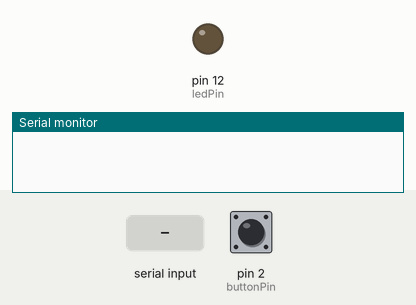
Simulated run of this sketch. Board: Arduino Uno, built with avr-gcc and run on an emulated ATmega328P. Shown: output pins drawn as LEDs (lit = HIGH), the last lines printed to the serial monitor. Dashed ring = blinking. The inputs (shaded band) are chosen by the test bench; at power-on: pin 2 (buttonPin) HIGH.

Above: at 0.1 s.
At 1.2 s:
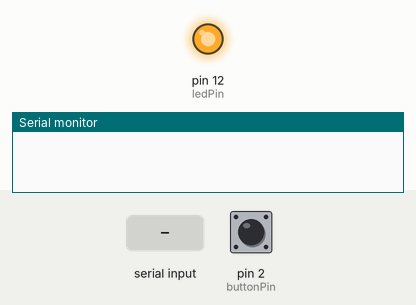
1.3 s: "H" received over Serial
At 1.56 s:
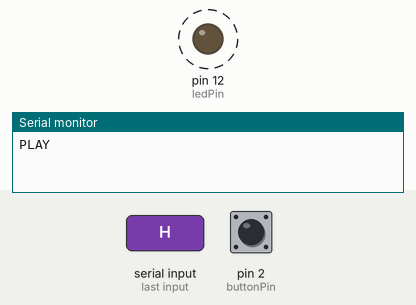
4.3 s: pin 2 (buttonPin) pulled LOW for 0.15 s
Timing chart, 0 to 13.3 s (numbered marks = the images above; inputs shaded):
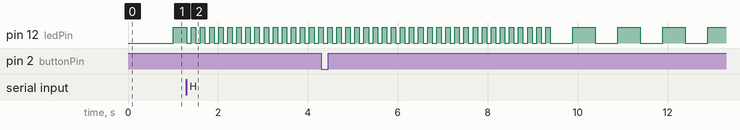

The sketch:

push2play.ino
```cpp
const int buttonPin = 2;
const int ledPin    = 12;

const int STATE_NOCONN    = -1;
const int STATE_READY     = 0;
const int STATE_STARTING  = 1;
const int STATE_RUNNING   = 2;
const int STATE_DONE      = 3;
const int STATE_RESET     = 4;

int    playState    = STATE_NOCONN;
int    playHead     = 0;
int    heartBeat;
int    prevHeart;
int    buttonState;
int    prevButton;
long   blinkMillis;
long   playMillis;
long   heartMillis;
long   resetMillis;
int    value;

int    blink_onCount = 0;
int    blink_offCount = 0;
int    blink_state = 0;

void setup() {
  // put your setup code here, to run once:
  Serial.begin(9600);
  pinMode(ledPin, OUTPUT);
  pinMode(buttonPin, INPUT);
  playState = STATE_NOCONN;
}

void loop() {
  // put your main code here, to run repeatedly:
  if (heartBeat != prevHeart) {
    heartMillis = millis();
    prevHeart = heartBeat;
  } else if (millis() - heartMillis > 10000) {
    playState = STATE_NOCONN;
  }
  if (playState == STATE_NOCONN) {
    blink(500, 5, 3);
    playHead = 0;
    readPlayHead();
    if (heartBeat == HIGH) {
      playState = STATE_READY;
      heartMillis = millis();
    }
  }
  buttonState = digitalRead(buttonPin);
  if (buttonState != prevButton) {
    resetMillis = millis();
    prevButton = buttonState;
  }
  if (buttonState == HIGH && millis() - resetMillis > 5000) {
    playState = STATE_RESET;
  }
  if (playState == STATE_READY) {
    blink(500, 1, 5);
    if (buttonState == HIGH) {
      digitalWrite(ledPin, HIGH);
      Serial.println("PLAY");
      Serial.flush();
      playState = STATE_STARTING;
      playMillis = millis();
    } else {
      readPlayHead();
    }
  }
  if (playState == STATE_STARTING) {
    blink(100);
    readPlayHead();
    if (playHead > 0) {
      playState = STATE_RUNNING;
    } else if (playHead < 0) {
      playState = STATE_RESET;
      playMillis = millis();
    } else if (millis() - playMillis > 5000) {
      playState = STATE_READY;
    }
  }
  if (playState == STATE_RUNNING) {
    digitalWrite(ledPin, HIGH);
    readPlayHead();
    if (playHead < 0) {
      playState = STATE_RESET;
      playMillis = millis();
    } else if (playHead >= 100) {
      playState = STATE_DONE;
      playMillis = millis();
    } else {
      /* don't worry, be happy */
    }
  }
  if (playState == STATE_DONE) {
    blink(100, 5, 2);
    if (millis() - playMillis > 1500) {
      playState = STATE_READY;
    }
  }
  if (playState == STATE_RESET) {
    blink(500, 2, 3);
    if (millis() - playMillis > 2000) {
      playState = STATE_NOCONN;
    }
  }
}

void blink(long rate)
{
  if (millis() - blinkMillis > rate) {
    blinkMillis = millis();
    if (blink_state == HIGH) {
      digitalWrite(ledPin, LOW);
      blink_state = LOW;
    } else {
      digitalWrite(ledPin, HIGH);
      blink_state = HIGH;
    }
  }
}
void blink(long interval, int ons, int offs)
{
  if (millis() - blinkMillis > interval) {
    blinkMillis = millis();
    if (blink_onCount > 0) {
      if (blink_state == HIGH) {
        digitalWrite(ledPin, LOW);
        blink_state = LOW;
        blink_onCount--;
      } else {
        digitalWrite(ledPin, HIGH);
        blink_state = HIGH;
      }
      blink_offCount = offs;
    } else if (blink_offCount > 0) {
      if (blink_state == HIGH) {
        digitalWrite(ledPin, LOW);
        blink_state = LOW;
        blink_offCount--;
      } else {
        digitalWrite(ledPin, LOW);
        blink_state = HIGH;
      }
      if (blink_offCount == 0) {
        blink_onCount = ons;
      }
    } else {
      blink_state = LOW;
      blink_onCount = ons;
      blink_offCount = offs;
    }
  }
}

void readPlayHead() {
  if (Serial.available()) {
    char ch = Serial.read();
    if (isDigit(ch)) {
      value = value * 10 + (ch - '0');
    } else if (ch == 'H') {
      heartBeat = HIGH;
    } else {
      playHead = value;
      value = 0;
    }
  } else {
    heartBeat = LOW;
  }
}
```

Measured:
- after the input at 1.3 s, pin 12 (ledPin): alternates HIGH for 0.10 s and LOW for 0.10 s, starting at once
